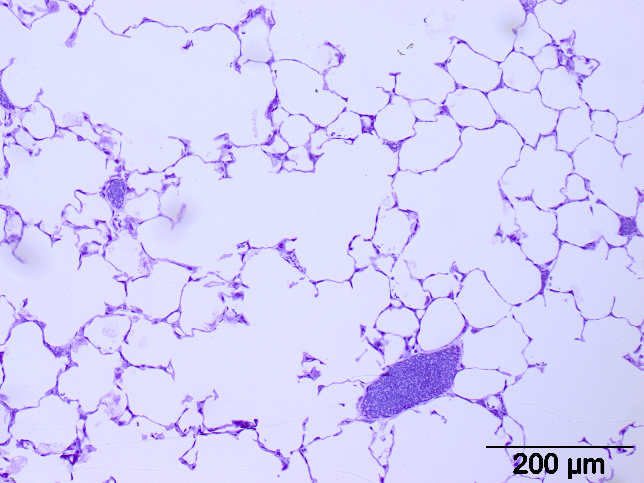
%> input picture Versuch_3_-_regionenbasierte_Segmentierung/Source Code/bilder/Emphysem.png, 644 x 483 px
$ octave Watershed.m   (GNU Octave 9; MATLAB toolbox functions it lacks are replaced by stand-ins)
%> lines starting %> are read from the running program, lines starting %| are printed output that depends on the picture; in (x1, y1, x2, y2) boxes, pixels count from 0 and x2, y2 are one past the last pixel; in counts of white or black regions, pixels touching at a corner belong together; the program's own positions count from 1

%% Vorverarbeitung
I = imread ('./bilder/Emphysem.png');
%> I is the input picture: size 483x644x3 uint8; mean R, G, B 213.6, 209.8, 251.7
I = rgb2gray(I);
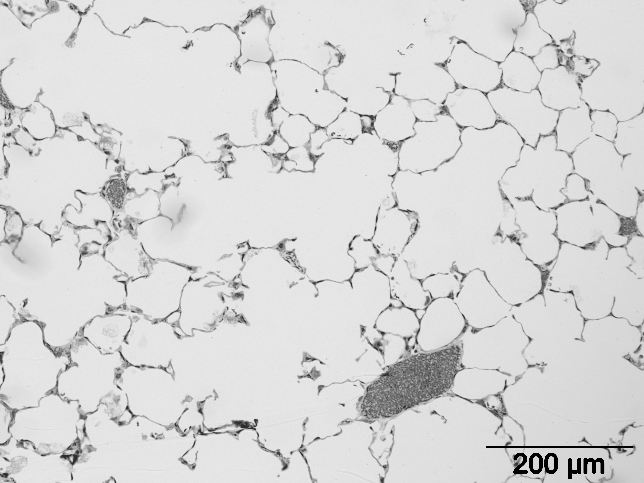
%> I: size 483x644 uint8; min 0, max 241, mean 215.8
figure, imshow (I);
I1  = imbinarize(I);
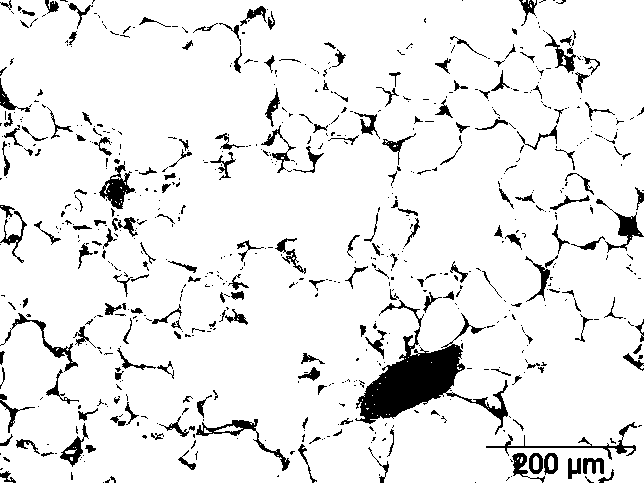
%> I1: size 483x644 logical; 91.7% white; 685 black regions (480 under 20 px), largest, box (x1, y1, x2, y2) and area: (355, 300, 508, 435) 5510, (99, 161, 135, 209) 670, (196, 419, 290, 471) 636
D = - bwdist(~I1 );% Distanz transformiert
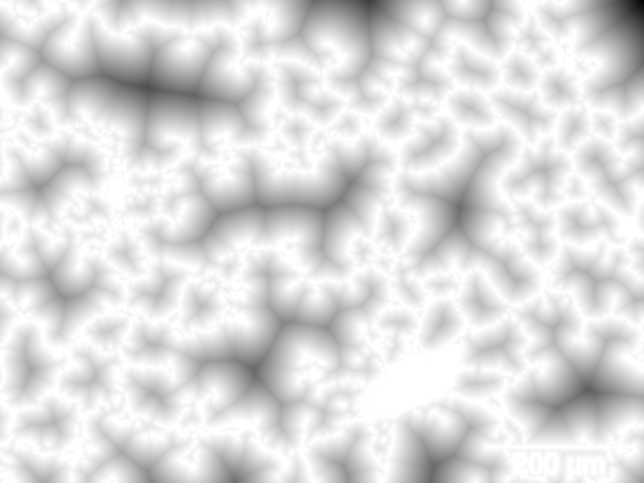
%> D: size 483x644 single; min -75.58, max 0, mean -10.6; drawn with min black and max white
D2 = imhmin(D,5); % glaettet
S = watershed(D2);
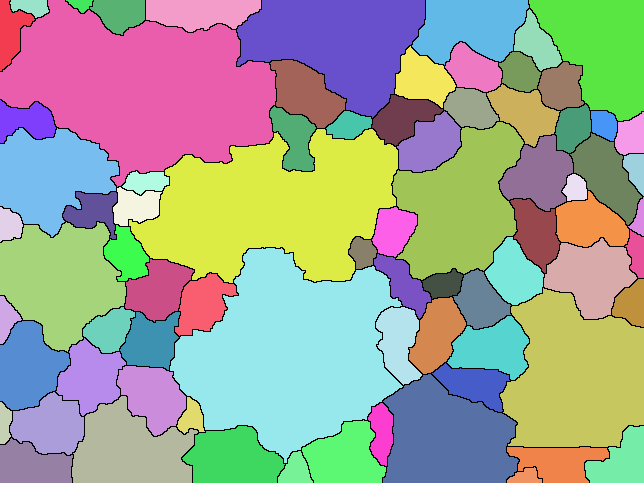
%> S: size 483x644 uint8; 78 distinct labels, from 0 to 77; one colour per label, 0 black
figure, imshow(label2rgb(S));
%> after `imshow(label2rgb(S))`:
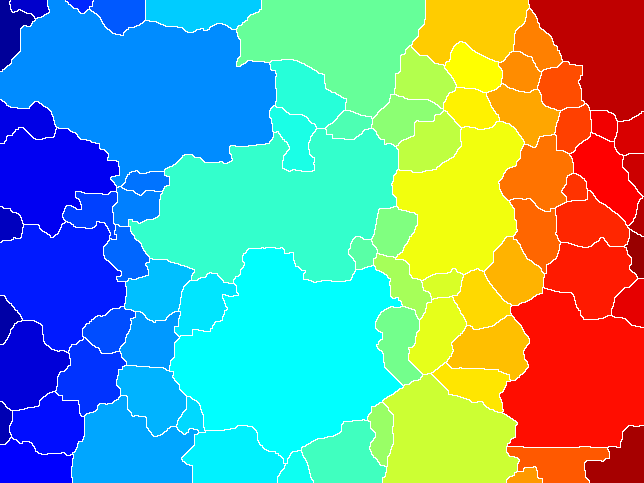
%> displayed picture: size 483x644x3, on the screen's scale of 0 to 255; mean R, G, B 106.1, 161.2, 152.3

%% Plot Watershed
if size(I, 3) == 1
    I2 = cat(3, I, I, I);
else
    I2 = I;
end

S = S <= 0;
%> S: size 483x644 logical; 3.3% white in thin lines or dots
S = imdilate(S, ones(3));
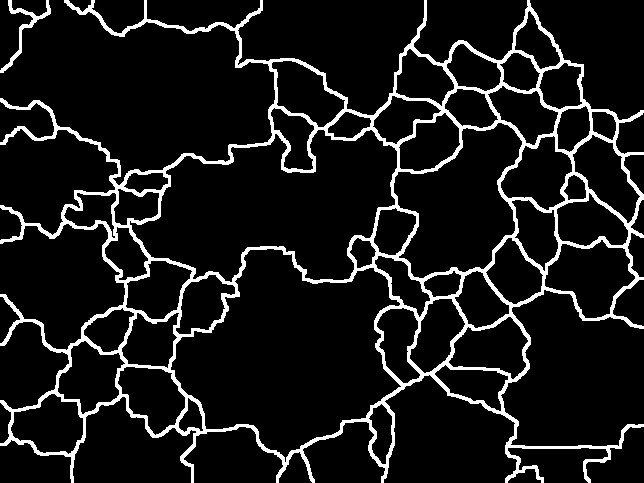
%> S: size 483x644 logical; 9.7% white; 2 white regions, box (x1, y1, x2, y2) and area: (0, 0, 644, 483) 29716, (0, 0, 51, 73) 522
if isa(I2, 'double')
    I2(S) = 1;
    I2(find(S) + numel(S)) = 0.5;
    I2(find(S) + 2*numel(S)) = 0;
else
    I2(S) = 255;
    I2(find(S) + numel(S)) = 128;
    I2(find(S) + 2*numel(S)) = 0;
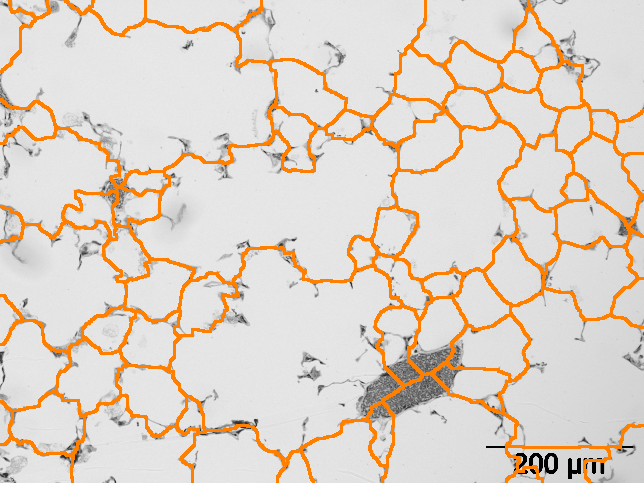
%> I2: size 483x644x3 uint8; mean R, G, B 223.8, 211.5, 199
end

figure, imshow(I2);
